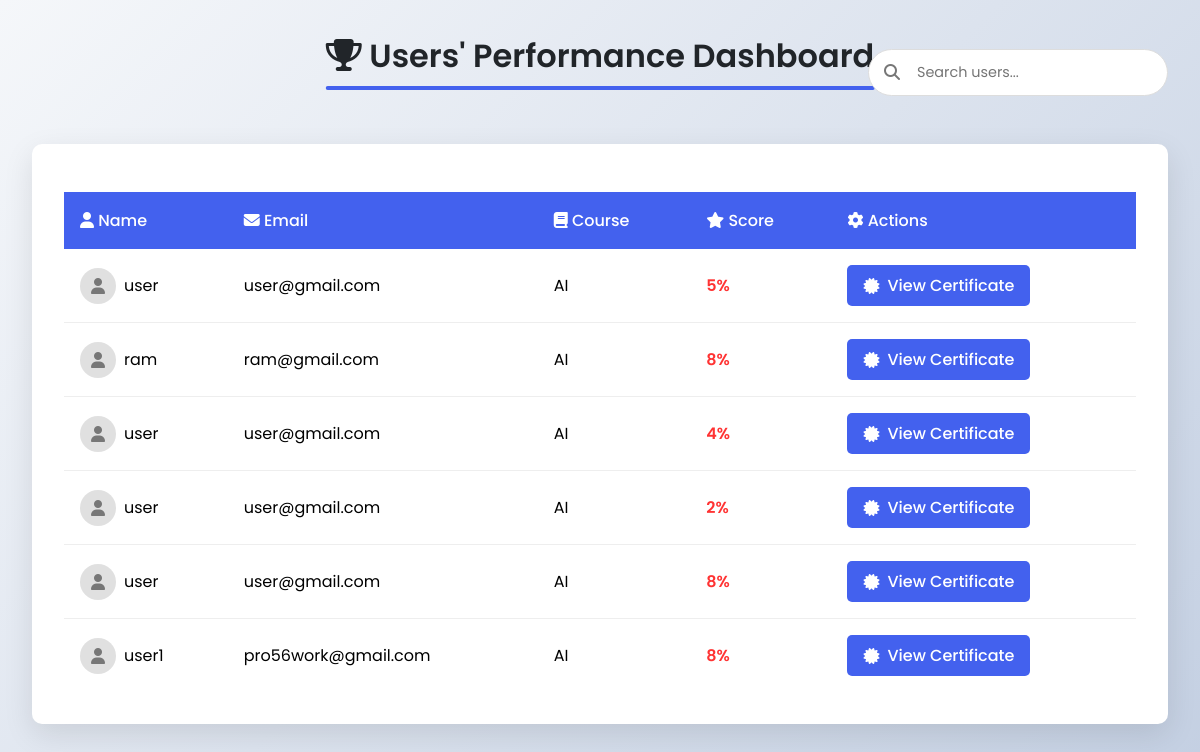
The app's page /score with its own data.
### app.py (models this page shows, shortened)
class Score(db.Model):
    id = db.Column(db.Integer, primary_key=True)
    user_id = db.Column(db.Integer, db.ForeignKey('user.id'), nullable=False)
    course_id = db.Column(db.Integer, db.ForeignKey('course.id'), nullable=True)
    score = db.Column(db.Integer, nullable=False)
    timestamp = db.Column(db.DateTime, default=datetime.utcnow)
    user = db.relationship('User', backref='scores')
    course = db.relationship('Course', backref='scores')

class User(db.Model, UserMixin):
    id = db.Column(db.Integer, primary_key=True)
    username = db.Column(db.String(100), unique=True, nullable=False)
    email = db.Column(db.String(120), unique=True, nullable=False)  # <-- Add email field
    password = db.Column(db.String(100), nullable=False)
    role = db.Column(db.String(20), default="user")

class Course(db.Model):
    id = db.Column(db.Integer, primary_key=True)
    name = db.Column(db.String(200), nullable=False)
    contents = db.Column(db.Text, nullable=False)
    duration = db.Column(db.Integer, nullable=False)
    description = db.Column(db.Text, nullable=True)
    difficulty = db.Column(db.String(50), nullable=True)
    category = db.Column(db.String(100), nullable=True)
    thumbnail = db.Column(db.String(300), nullable=True)
    pdf_file = db.Column(db.String(300), nullable=True)
    views = db.Column(db.Integer, default=0)
    users_completed = db.Column(db.Integer, default=0)
    videos = db.relationship('CourseVideo', backref='course', lazy=True)

### app.py (the view)
@app.route('/score')
def score():
    scores = Score.query.join(User).join(Course).all()
    return render_template('score.html', scores=scores)

### templates/score.html (shortened to what this page needs)
<!DOCTYPE html>
<html lang="en">
<head>
    <link rel="stylesheet" href="https://cdnjs.cloudflare.com/ajax/libs/font-awesome/6.4.0/css/all.min.css">
</head>
<body>
    <div class="container">
        <div class="header">
            <h1><i class="fas fa-trophy"></i> Users' Performance Dashboard</h1>
            <div class="search-box">
                <i class="fas fa-search"></i>
                <input type="text" placeholder="Search users...">
            </div>
        </div>
        <div class="card">
            <table>
                <thead>
                    <tr>
                        <th><i class="fas fa-user"></i> Name</th>
                        <th><i class="fas fa-envelope"></i> Email</th>
                        <th><i class="fas fa-book"></i> Course</th>
                        <th><i class="fas fa-star"></i> Score</th>
                        <th><i class="fas fa-cog"></i> Actions</th>
                    </tr>
                </thead>
                <tbody>
                    {% for score in scores %}
                    <tr>
                        <td>
                            <div style="display: flex; align-items: center; gap: 0.5rem;">
                                <div style="width: 36px; height: 36px; border-radius: 50%; background-color: #e0e0e0; display: flex; align-items: center; justify-content: center;">
                                    <i class="fas fa-user" style="color: #777;"></i>
                                </div>
                                {{ score.user.username }}
                            </div>
                        </td>
                        <td>{{ score.user.email }}</td>
                        <td>{{ score.course.name }}</td>
                        <td class="score-cell {% if score.score >= 80 %}high{% elif score.score >= 50 %}medium{% else %}low{% endif %}">
                            {{ score.score }}%
                        </td>
                        <td>
                            <a href="{{ url_for('view_certificate', user_id=score.user.id) }}" class="btn btn-view">
                                <i class="fas fa-certificate"></i> View Certificate
                            </a>
                        </td>
                    </tr>
                    {% endfor %}
                </tbody>
            </table>
        </div>
    </div>
</body>
</html>

### templates/score.html (style rules this page uses)
:root { --primary-color: #4361ee; --secondary-color: #3f37c9; --accent-color: #4cc9f0; --light-color: #f8f9fa; --dark-color: #212529; --success-color: #4bb543; --danger-color: #ff3333; }
* { margin: 0; padding: 0; box-sizing: border-box; font-family: 'Poppins', sans-serif; }
body { background: linear-gradient(135deg, #f5f7fa 0%, #c3cfe2 100%); min-height: 100vh; padding: 2rem; }
.container { max-width: 1200px; margin: 0 auto; }
h1 { text-align: center; margin-bottom: 2rem; color: var(--dark-color); font-weight: 600; position: relative; display: inline-block; left: 50%; transform: translateX(-50%); }
h1::after { content: ''; position: absolute; bottom: -10px; left: 0; width: 100%; height: 4px; background: var(--primary-color); border-radius: 2px; }
.card { background-color: white; border-radius: 10px; box-shadow: 0 10px 30px rgba(0, 0, 0, 0.1); overflow: hidden; padding: 2rem; }
table { width: 100%; border-collapse: collapse; margin-top: 1rem; }
thead { background-color: var(--primary-color); color: white; }
th { padding: 1rem; text-align: left; font-weight: 500; }
td { padding: 1rem; border-bottom: 1px solid #eee; }
tr:last-child td { border-bottom: none; }
.btn { display: inline-flex; align-items: center; justify-content: center; padding: 0.5rem 1rem; border-radius: 5px; text-decoration: none; font-weight: 500; transition: all 0.3s ease; gap: 0.5rem; }
.btn-view { background-color: var(--primary-color); color: white; }
.score-cell { font-weight: 600; }
.score-cell.low { color: var(--danger-color); }
.header { display: flex; justify-content: space-between; align-items: center; margin-bottom: 2rem; }
.search-box { position: relative; width: 300px; }
.search-box input { width: 100%; padding: 0.75rem 1rem 0.75rem 3rem; border: 1px solid #ddd; border-radius: 30px; font-size: 0.9rem; transition: all 0.3s ease; }
.search-box i { position: absolute; left: 1rem; top: 50%; transform: translateY(-50%); color: #777; }

### records on screen
Score: user.username "user", user.email "user@gmail.com", course.name "AI", score "5"
Score: user.username "ram", user.email "ram@gmail.com", course.name "AI", score "8"
Score: user.username "user", user.email "user@gmail.com", course.name "AI", score "4"
Score: user.username "user", user.email "user@gmail.com", course.name "AI", score "2"
Score: user.username "user", user.email "user@gmail.com", course.name "AI", score "8"
Score: user.username "user1", user.email "pro56work@gmail.com", course.name "AI", score "8"
